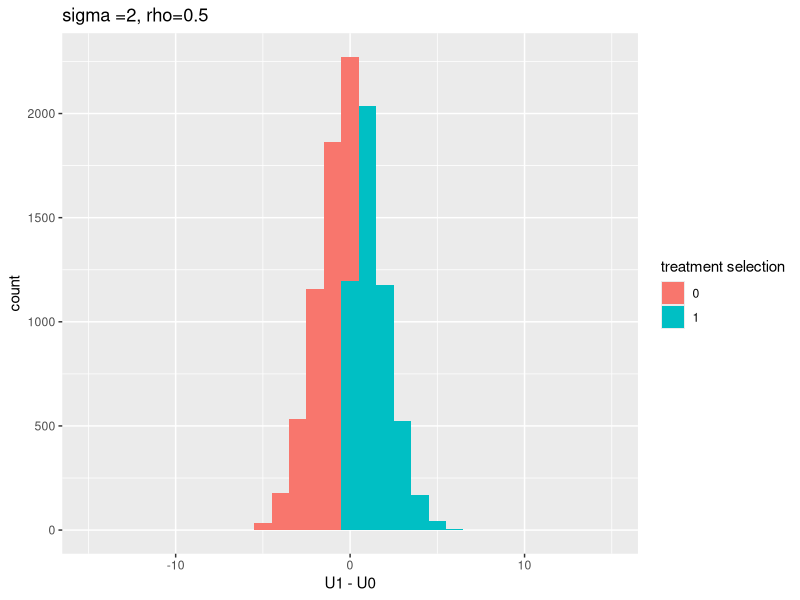
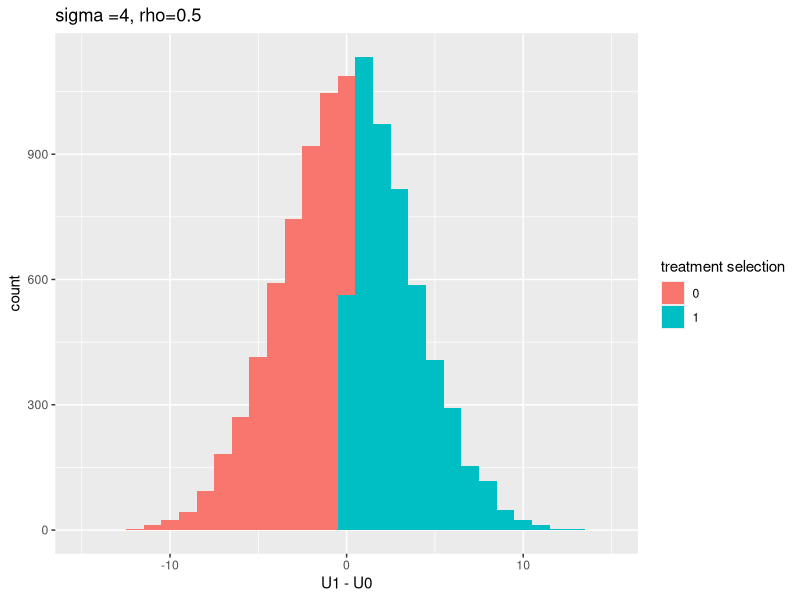

R code for these plots, in order:
## ---- chunk 1
knitr::opts_chunk$set(cache = FALSE, echo = TRUE, warning = FALSE, message = FALSE)
## ---- chunk 2
library(tidyverse)
library(knitr)
## ---- chunk 3
roy_model <- function(sigma, rho, N = 10000, means = c(0,0), seed = 12346){
  set.seed(seed)
  cov_matrix <- matrix(c(sigma^2, rho*sigma, rho*sigma, 1), nrow = 2)
  
  sample <- mvtnorm::rmvnorm(n = N, means, cov_matrix) 
  
  colnames(sample) <- c("U1", "U0")
  
  sample <- as_tibble(sample) %>%
    mutate(D = ifelse(U1 > U0, 1, 0),
           beta = U1-U0,
           Y = D*U1 + (1-D)*U0)
  
  ATE <- sample$beta %>% mean()
  
  ATT <- filter(sample, D ==1)$beta %>% mean()
  
  ATUT <- filter(sample, D == 0)$beta %>% mean()
  
  # beta OLS
  model <- lm(Y ~ D, data = sample)
  
  beta_OLS <- model$coefficients[2]
  
  E_Y_D1 = filter(sample, D ==1)$Y %>% mean()
  
  E_Y_D0 = filter(sample, D ==0)$Y %>% mean()
  
  E_diff = E_Y_D1 - E_Y_D0

  
  results <- tibble(
    `quantity of interest` = c("ATE", 
                               "ATT", 
                               "ATUT", 
                               "Beta_OLS",
                               "E[Y|D =1] - E[Y|D =0]"),
    estimate = c(ATE, ATT, ATUT, beta_OLS, E_diff),
    `theoretical result` = c(0, 
                           2*sqrt(sigma^2 + 1 -2*rho*sigma)*dnorm(0),
                           -2*sqrt(sigma^2 + 1 -2*rho*sigma)*dnorm(0),
                           2*dnorm(0)*(sigma^2 - 1)/sqrt(sigma^2 + 1 -2*rho*sigma),
                           2*dnorm(0)*(sigma^2 - 1)/sqrt(sigma^2 + 1 -2*rho*sigma))
  ) %>%
    mutate(estimate = round(estimate, 2),
           `theoretical result` = round(`theoretical result`,2))
  
  kable(results)
}


## ---- chunk 4
plot_treatment_effects <- function(sigma, rho, N = 10000, means = c(0,0), seed = 12346){
  set.seed(seed)
  cov_matrix <- matrix(c(sigma^2, rho*sigma, rho*sigma, 1), nrow = 2)
  
  sample <- mvtnorm::rmvnorm(n = N, means, cov_matrix) 
  
  colnames(sample) <- c("U1", "U0")
  
  sample <- as_tibble(sample) %>%
    mutate(D = ifelse(U1 > U0, 1, 0),
           beta = U1-U0,
           Y = D*U1 + (1-D)*U0)
  
  sample %>%
    ggplot(aes(x = beta, fill = factor(D))) +
    geom_histogram(binwidth = 1, center = 0) +
    ggtitle(paste0("sigma =", sigma, ", rho=", rho)) +
    labs(x = "U1 - U0", fill = "treatment selection")
}
## ---- chunk 5
roy_model(2, 0.5)
## ---- chunk 6
roy_model(2, 0)
## ---- chunk 7
roy_model(2, -0.5)
## ---- chunk 8
roy_model(1, 0.5)
## ---- chunk 9
roy_model(2, 0.5)
## ---- chunk 10
roy_model(4, 0.5)
## ---- chunk 11
roy_model(10, 0.5)
## ---- chunk 12
plot_treatment_effects(2, 0.5) +
      lims(x = c(-15, 15))
## ---- chunk 13
plot_treatment_effects(4, 0.5) +
      lims(x = c(-15, 15))
